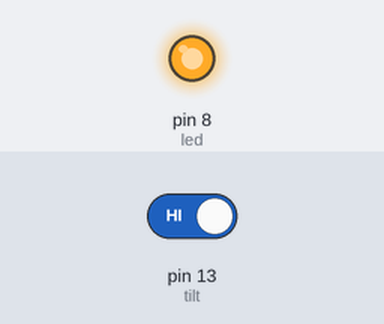
The sketch below on a simulated Arduino Uno, built with avr-gcc and run on an emulated ATmega328P. Shown: output pins drawn as LEDs (lit = HIGH). The test bench sets the inputs (shaded band); at power-on: pin 13 (tilt) HIGH.

Above: at 1.2 s.
1.3 s: pin 13 (tilt) driven LOW
At 2.1 s:
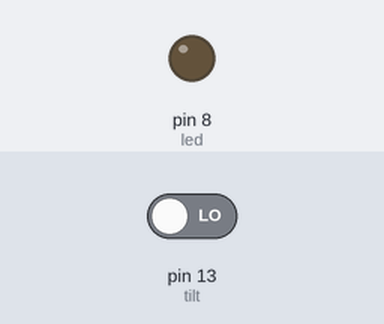
2.8 s: pin 13 (tilt) driven HIGH
At 3.2 s:
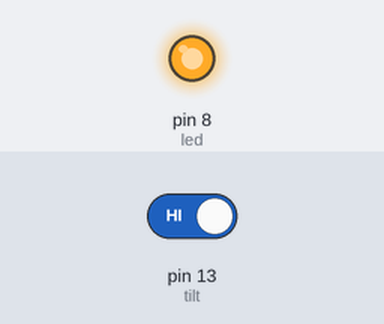
Timing chart, 0 to 5.8 s (numbered marks = the images above; inputs shaded):
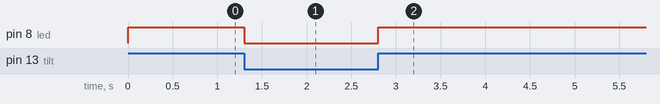

The sketch:

Control_LED_via_Tiltswitch_Sketch.ino
```cpp
int led = 8; //LED connected to pin 8
int tilt = 13; //Tilt switch connected to pin 13
int tiltvalue = 0; //Value of the tiltswitch (High or low)

void setup() {
  // put your setup code here, to run once:
pinMode (led, OUTPUT); //LED as output
pinMode (tilt, INPUT_PULLUP); //Tiltswitch as input with a pullup resistor
}

void loop() {
  // put your main code here, to run repeatedly:
tiltvalue = digitalRead (tilt); //Make the "tiltvalue" variable equal to the value of the tiltswitch pin
digitalWrite (led, tiltvalue); //Make the led the same as the value of the "tiltvalue" variable
delay (50); //Wait 50ms (To "debounce" the tiltswitch)
}
```

Measured:
- after the input at 1.3 s, pin 8 (led): HIGH → LOW at once
- after the input at 2.8 s, pin 8 (led): LOW → HIGH at once
